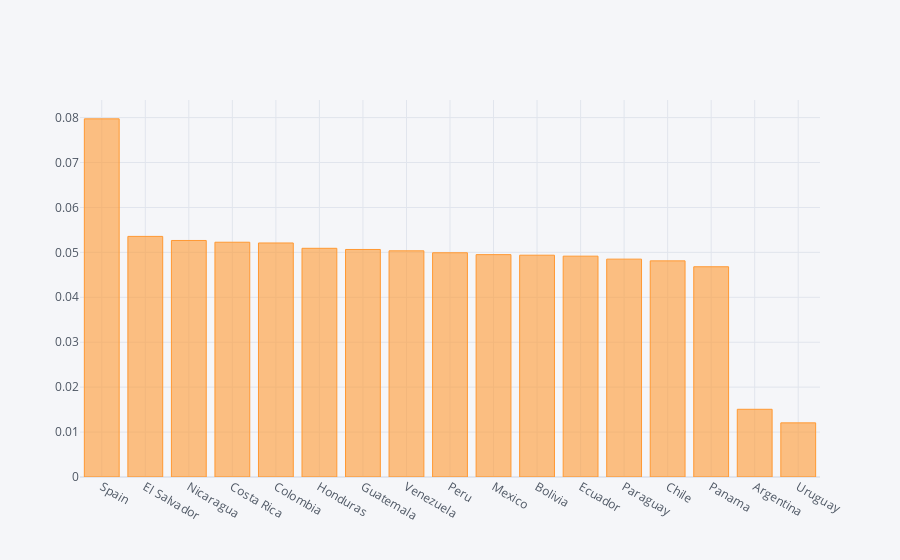

Write notebook code for a chart like this one.
### Code cell
country_conversion.sort_values(ascending=False).iplot(kind='bar')

### Figure 1 — Plotly figure (JSON) as saved in the notebook; plotly's stock layout.template omitted (floating-point values rounded to 4 significant figures)
{"data": [{"marker": {"color": "rgba(255, 153, 51, 0.6)", "line": {"color": "rgba(255, 153, 51, 1.0)", "width": 1}}, "name": "conversion", "orientation": "v", "text": "", "type": "bar", "x": ["Spain", "El Salvador", "Nicaragua", "Costa Rica", "Colombia", "Honduras", "Guatemala", "Venezuela", "Peru", "Mexico", "Bolivia", "Ecuador", "Paraguay", "Chile", "Panama", "Argentina", "Uruguay"], "y": [0.07972, 0.05355, 0.05265, 0.05226, 0.05209, 0.05091, 0.05064, 0.05034, 0.04991, 0.04949, 0.04937, 0.04915, 0.04849, 0.04811, 0.0468, 0.01507, 0.01205]}], "layout": {"legend": {"bgcolor": "#F5F6F9", "font": {"color": "#4D5663"}}, "paper_bgcolor": "#F5F6F9", "plot_bgcolor": "#F5F6F9", "title": {"font": {"color": "#4D5663"}}, "xaxis": {"gridcolor": "#E1E5ED", "showgrid": true, "tickfont": {"color": "#4D5663"}, "title": {"font": {"color": "#4D5663"}, "text": ""}, "zerolinecolor": "#E1E5ED"}, "yaxis": {"gridcolor": "#E1E5ED", "showgrid": true, "tickfont": {"color": "#4D5663"}, "title": {"font": {"color": "#4D5663"}, "text": ""}, "zerolinecolor": "#E1E5ED"}}}
